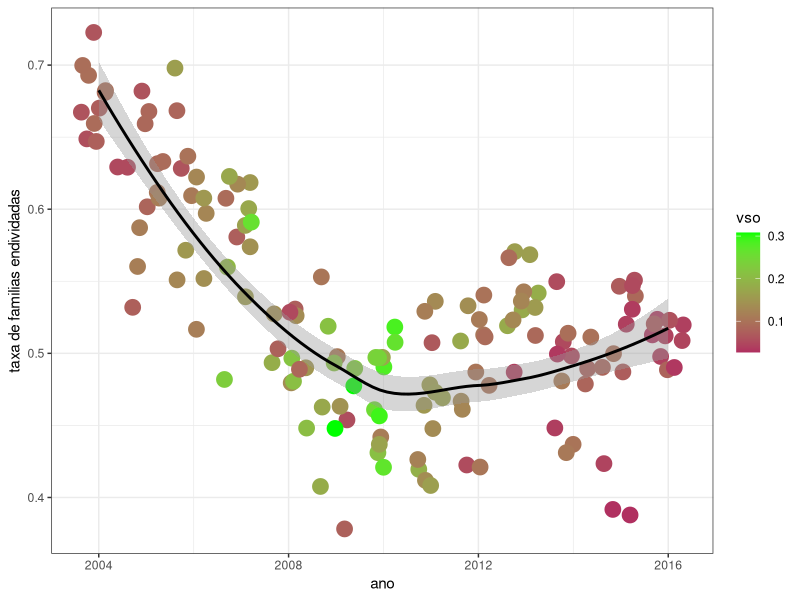
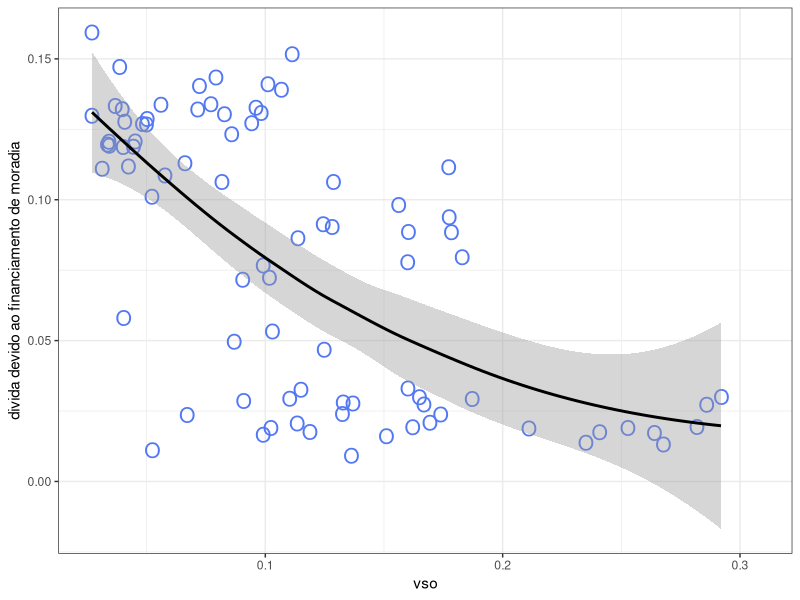

Write R code to recreate these figures, in order. (Note: this script raises an error after producing the figures.)
# wrangle.r

library(ggplot2)

df <- read.csv('dados-fixed.csv')

# gg1
gg1 <- ggplot(aes(x=a, y=fam_endividadas, color=vso), data=df) +
		geom_jitter(size=5) + 
		stat_smooth(span=0.95, method='loess', color='black') +
		scale_color_gradient(low='maroon', high='green') +
		theme_bw() +
		xlab('ano') + ylab('taxa de familias endividadas')
ggsave('graficos/gg1.png')

# gg2
gg2 <- ggplot(aes(x=vso, y=porc_divida_financ_casa), data=df) +
		geom_jitter(size=5, shape='O', color='#5378F3') +
		stat_smooth(method='loess', color='black', span=0.95) +
		theme_bw() + xlab('vso') + ylab('divida devido ao financiamento de moradia') +
ggsave('graficos/gg2.png')

# gg3
gg3 <- ggplot(aes(x=a, y=porc_divida_financ_casa), data=df) +
		geom_jitter(size=6, shape='+', color='#F37853') +
		stat_smooth(method='loess', color='black', span=0.95) +
		theme_bw() + xlab('ano') + ylab('divida devido ao financiamento de moradia') +
ggsave('graficos/gg3.png')

# gg4
dfTmp <- df
dfTmp['mi.hab'] = signif(dfTmp$pop / 1e6, digits=3)
gg4 <- ggplot(aes(x=a, y=pib, size=mi.hab), data=dfTmp) +
		geom_line(color='#954763') + theme_bw() +
		xlab('ano') + ylab('pib municipal')
ggsave('graficos/gg4.png')
